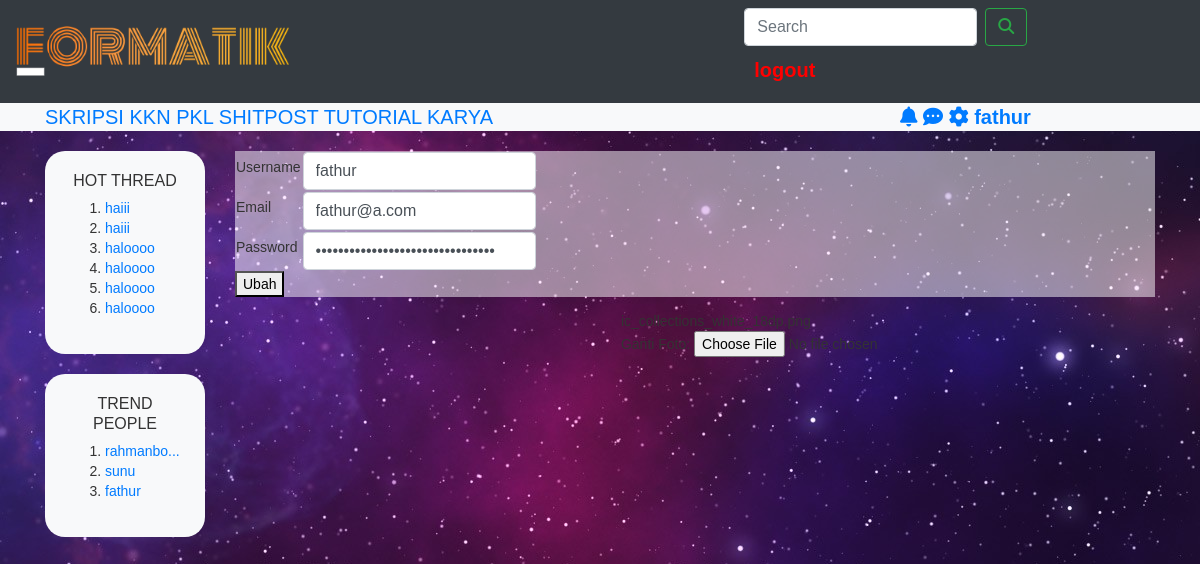
The page /setting.php (signed in) on the database as committed earlier.
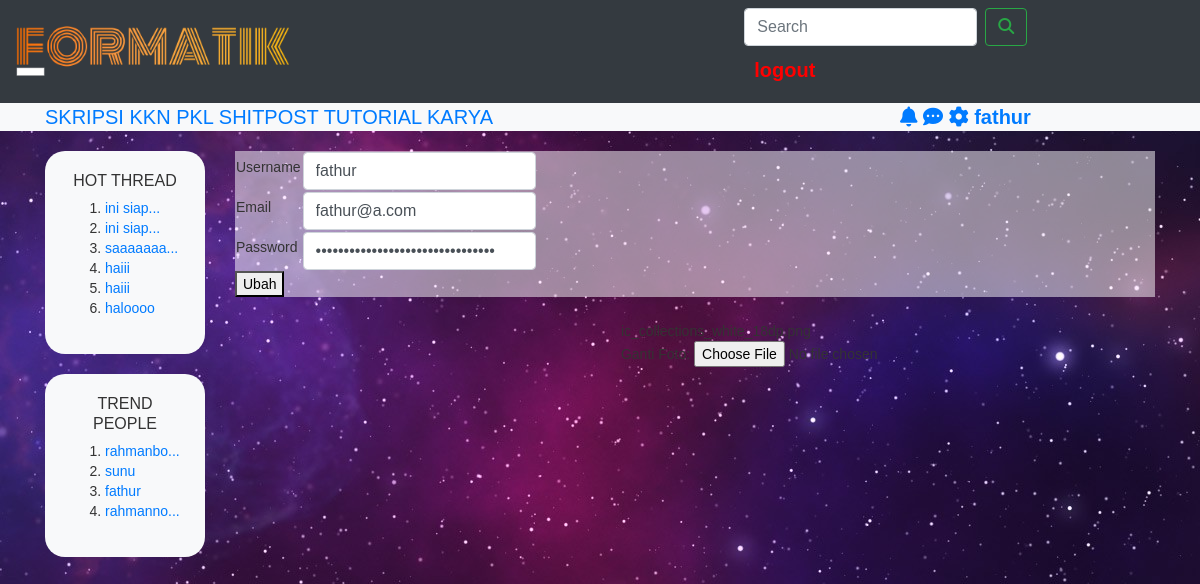
The same page on the database as committed later.
### tables this page shows
CREATE TABLE `kategori` (
  `id` int(11) NOT NULL,
  `user_admin` varchar(255) NOT NULL,
  `kategori` varchar(255) NOT NULL
);

CREATE TABLE `post` (
  `id` int(11) NOT NULL,
  `judul` varchar(255) NOT NULL,
  `post` varchar(5120) NOT NULL,
  `img_post` varchar(255) NOT NULL,
  `nama_user` varchar(255) NOT NULL,
  `id_komunitas` int(11) NOT NULL,
  `date_created` varchar(255) NOT NULL
);

CREATE TABLE `user` (
  `id` int(11) NOT NULL,
  `full_name` varchar(64) NOT NULL,
  `username` varchar(16) NOT NULL,
  `npm` int(11) NOT NULL,
  `komunitas` varchar(64) NOT NULL,
  `email` varchar(32) NOT NULL,
  `password` varchar(32) NOT NULL,
  `img_profile` varchar(255) NOT NULL DEFAULT 'no_pic.jpg',
  `img_verification` varchar(255) NOT NULL,
  `status` tinyint(1) NOT NULL
);

### config.php (called while the page is built, shortened)
<?php
$con = mysqli_connect('localhost', 'root', '', 'formatik');
function base_url($url = null)
{
    $base_url = "http://localhost/formatik";
    if ($url != null) {
        return $base_url . "/" . $url;
    } else {
        return $base_url;
    }
}
$sql_settings = mysqli_query($con, "SELECT * FROM setting");
while ($settings = mysqli_fetch_array($sql_settings)) {
    $toogle_maintainance = $settings['toogle_maintainance'];
};

### setting.php (the view, shortened to what the changed rows need)
<?php include "config.php";
if ($toogle_maintainance == 1) {
    echo "<script>window.location='" . base_url() . "/maintenis.php';</script>";
} else {
    $username = $_SESSION['username'];
    $result = mysqli_query($con, "SELECT * FROM user WHERE username='$username'");
    $data = mysqli_fetch_assoc($result);
    $password = md5(mysqli_real_escape_string($con, $data['password']));
    ?>
    <!DOCTYPE html>
    <html lang="en">
    <head>
        <?php include "css/include_css.php" ?>
    </head>
    <body class="bg-dark">
        <?php include "_include/navbar.php"; ?>
        <div class="container">
            <div class="row">
                <?php
                    include "_include/sidebar.php"; ?>
                <div class="col">
                    <div style="background-color:rgba(255, 255, 255, 0.5); margin-top:20px;">
                        <form action="setting.php" method="post" enctype="multipart/form-data">
                            <div style="margin: 0; position: absolute; top:50%; left:60%; margin-right:-40%; transform: translate(-50%, -50%);">
                                <?php echo $data['img_verification'] ?> <br>
                                Ganti Foto: <input type="file" name="image"><br>
                            </div>
                            <table>
                                <tr>
                                    <td>
                                        <label for="">Username</label><br>
                                    </td>
                                    <td>
                                        <input type="text" name="username" class="form-control" value="<?php echo $data['username'] ?>" required>
                                    </td>
                                </tr>
                                <tr>
                                    <td>
                                        <label for="">Email</label><br>
                                    </td>
                                    <td>
                                        <input type="email" name="email" class="form-control" value="<?php echo $data['email'] ?>" required>
                                    </td>
                                </tr>
                                <tr>
                                    <td>
                                        <label for="">Password</label><br>
                                    </td>
                                    <td>
                                        <input type="password" name="password" class="form-control" placeholder="Ganti Password" value="<?php echo $password; ?>">
                                    </td>
                                </tr>
                            </table>
                            <button type="submit" name="update-profile">Ubah</button>
                        </form>
                    </div>
                </div>
            </div>
        </div>
    </body>
    </html>
<?php } ?>

### _include/navbar.php (shortened to what the changed rows need)
<nav class="navbar navbar-expand-lg navbar-dark bg-dark">
    <a class="navbar-brand" href="<?= base_url() ?>" style="text-align:center"><img src="<?= base_url() ?>/images/aset/logo3.png" alt="LOGO FORMATIK" height="50"></a>
    <div class="collapse navbar-collapse" id="navbarSupportedContent">
        <form class="form-inline my-2 my-lg-0" method="get" action="search.php">
            <input name="search" class="form-control mr-sm-2" type="search" placeholder="Search" aria-label="Search">
            <button class="btn btn-outline-success my-2 my-sm-0" type="submit"><i class="fas fa-search"></i></button>
            <?php if (!isset($_SESSION['username'])) { ?>
                <a href="login.php" style="color:white">LOGIN</a>
                <p style="color:white; margin:10px;">|</p>
                <a href="register.php" style="color:white">REGISTER</a> &nbsp;
            <?php } else { ?>
                <a href="_auth/logout.php" style="color: red; padding: 10px;padding-right:150px; font-weight:bold; font-size:20px;">logout</a>
            <?php } ?>
        </form>
    </div>
</nav>
<div class="navbar-light bg-light">
    <div class="container">
        <div class="row" style="font-size:20px;">
            <div class="col" style="">
                <?php
                $sql_kategori = mysqli_query($con, "SELECT * FROM kategori") or die(mysqli_error($con, ""));
                if (mysqli_num_rows($sql_kategori) > 0) {
                    while ($kategori = mysqli_fetch_array($sql_kategori)) { ?>
                        <a href=""><?= strtoupper($kategori['kategori']) ?></a>
                <?php };
                } ?>
            </div>
            <div class="col-3" style="">
                <a href=""><i class="fas fa-bell"></i></a>
                <a href=""><i class="fas fa-comment-dots"></i></a>
                <a href="setting.php"><i class="fas fa-cog"></i></a>
                <a href=""><strong><?php
                                    if (isset($_SESSION['username'])) {
                                        echo $_SESSION['username'];
                                    } else {
                                        echo "guest";
                                    }
                                    ?></strong></a>
            </div>
        </div>
    </div>
</div>

### _include/sidebar.php
<div class="col-2">
    <div class="bg-light" style="padding:20px; border-radius:20px; margin-top:20px;">
        <h6 style="text-align:center">HOT THREAD</h6>
        <ol>
            <?php
            $sql_thread = mysqli_query($con, "SELECT * FROM post ORDER BY id DESC LIMIT 0, 6") or die(mysqli_error($con, ""));
            if (mysqli_num_rows($sql_thread) > 0) {
                while ($thread = mysqli_fetch_array($sql_thread)) { ?>
                    <li><a href=""><?= substr($thread['judul'], 0, 8);
                                            if (strlen($thread['judul']) >= 8) {
                                                echo "...";
                                            } ?>
                        </a>
                    </li>
            <?php  };
            } ?>
        </ol>
    </div>
    <div class="bg-light" style="padding:20px; border-radius:20px; margin-top:20px;">
        <h6 style="text-align:center">TREND PEOPLE</h6>
        <ol>
            <?php
            $sql_user = mysqli_query($con, "SELECT * FROM user LIMIT 0, 6") or die(mysqli_error($con, ""));
            if (mysqli_num_rows($sql_user) > 0) {
                while ($user = mysqli_fetch_array($sql_user)) { ?>
                    <li><a href="">
                            <?= substr($user['username'], 0, 8);
                                    if (strlen($user['username']) >= 8) {
                                        echo "...";
                                    } ?>
                        </a>
                    </li>
            <?php  };
            } ?>
        </ol>
    </div>
</div>

Rows that differ between the two databases and show on the page:
no longer on this page (row unchanged): post: judul "haloooo"
no longer on this page (row unchanged): post: judul "haloooo"
no longer on this page (row unchanged): post: judul "haloooo"
added post: judul "ini siap"
added post: judul "ini siap"
added post: judul "saaaaaaa"
added user: username "rahmanno"
